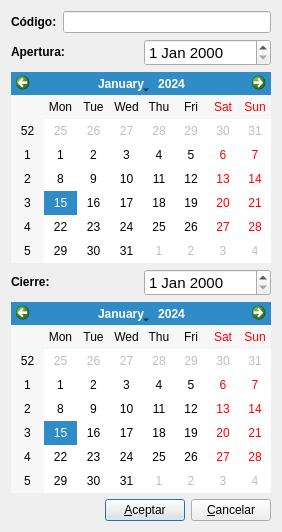
<ui version="4.0" >
 <author>José Manuel Díez Botella</author>
 <class>nuevoejercicio</class>
 <widget class="QDialog" name="nuevoejercicio" >
  <property name="geometry" >
   <rect>
    <x>0</x>
    <y>0</y>
    <width>282</width>
    <height>532</height>
   </rect>
  </property>
  <property name="windowTitle" >
   <string>Nuevo Ejercicio</string>
  </property>
  <layout class="QGridLayout" >
   <item row="0" column="0" >
    <layout class="QHBoxLayout" >
     <property name="spacing" >
      <number>6</number>
     </property>
     <property name="margin" >
      <number>0</number>
     </property>
     <item>
      <widget class="QLabel" name="textLabel1" >
       <property name="text" >
        <string>&lt;b>Código:&lt;/b></string>
       </property>
       <property name="wordWrap" >
        <bool>false</bool>
       </property>
      </widget>
     </item>
     <item>
      <widget class="QLineEdit" name="codigolineEdit" />
     </item>
    </layout>
   </item>
   <item row="1" column="0" >
    <layout class="QVBoxLayout" >
     <item>
      <layout class="QHBoxLayout" >
       <item>
        <widget class="QLabel" name="textLabel2" >
         <property name="text" >
          <string>&lt;b>Apertura:&lt;/b></string>
         </property>
         <property name="wordWrap" >
          <bool>false</bool>
         </property>
        </widget>
       </item>
       <item>
        <widget class="QDateEdit" name="aperturadateEdit" >
         <property name="font" >
          <font>
           <pointsize>11</pointsize>
          </font>
         </property>
        </widget>
       </item>
      </layout>
     </item>
     <item>
      <widget class="QCalendarWidget" name="calendarWidget" >
       <property name="firstDayOfWeek" >
        <enum>Qt::Monday</enum>
       </property>
      </widget>
     </item>
    </layout>
   </item>
   <item row="2" column="0" >
    <layout class="QVBoxLayout" >
     <item>
      <layout class="QHBoxLayout" >
       <item>
        <widget class="QLabel" name="textLabel3" >
         <property name="text" >
          <string>&lt;b>Cierre:&lt;/b></string>
         </property>
         <property name="wordWrap" >
          <bool>false</bool>
         </property>
        </widget>
       </item>
       <item>
        <widget class="QDateEdit" name="cierredateEdit" >
         <property name="font" >
          <font>
           <pointsize>11</pointsize>
          </font>
         </property>
        </widget>
       </item>
      </layout>
     </item>
     <item>
      <widget class="QCalendarWidget" name="calendarWidget_2" >
       <property name="firstDayOfWeek" >
        <enum>Qt::Monday</enum>
       </property>
      </widget>
     </item>
    </layout>
   </item>
   <item row="3" column="0" >
    <layout class="QHBoxLayout" >
     <property name="spacing" >
      <number>6</number>
     </property>
     <property name="margin" >
      <number>0</number>
     </property>
     <item>
      <spacer>
       <property name="orientation" >
        <enum>Qt::Horizontal</enum>
       </property>
       <property name="sizeHint" stdset="0" >
        <size>
         <width>40</width>
         <height>20</height>
        </size>
       </property>
      </spacer>
     </item>
     <item>
      <widget class="QPushButton" name="aceptarpushButton" >
       <property name="text" >
        <string>&amp;Aceptar</string>
       </property>
       <property name="icon" >
        <iconset resource="libroK.qrc" >
         <normaloff>:/images/librok-42.png</normaloff>:/images/librok-42.png</iconset>
       </property>
       <property name="shortcut" >
        <string>Alt+A</string>
       </property>
      </widget>
     </item>
     <item>
      <widget class="QPushButton" name="cancelarpushButton" >
       <property name="text" >
        <string>&amp;Cancelar</string>
       </property>
       <property name="icon" >
        <iconset resource="libroK.qrc" >
         <normaloff>:/images/librok-7.png</normaloff>:/images/librok-7.png</iconset>
       </property>
       <property name="shortcut" >
        <string>Alt+C</string>
       </property>
      </widget>
     </item>
    </layout>
   </item>
  </layout>
 </widget>
 <layoutdefault spacing="6" margin="11" />
 <tabstops>
  <tabstop>codigolineEdit</tabstop>
  <tabstop>aperturadateEdit</tabstop>
  <tabstop>cierredateEdit</tabstop>
  <tabstop>aceptarpushButton</tabstop>
  <tabstop>cancelarpushButton</tabstop>
 </tabstops>
 <resources>
  <include location="libroK.qrc" />
 </resources>
 <connections>
  <connection>
   <sender>cancelarpushButton</sender>
   <signal>clicked()</signal>
   <receiver>nuevoejercicio</receiver>
   <slot>reject()</slot>
   <hints>
    <hint type="sourcelabel" >
     <x>265</x>
     <y>521</y>
    </hint>
    <hint type="destinationlabel" >
     <x>20</x>
     <y>20</y>
    </hint>
   </hints>
  </connection>
  <connection>
   <sender>calendarWidget</sender>
   <signal>clicked(QDate)</signal>
   <receiver>aperturadateEdit</receiver>
   <slot>setDate(QDate)</slot>
   <hints>
    <hint type="sourcelabel" >
     <x>255</x>
     <y>259</y>
    </hint>
    <hint type="destinationlabel" >
     <x>264</x>
     <y>70</y>
    </hint>
   </hints>
  </connection>
  <connection>
   <sender>calendarWidget_2</sender>
   <signal>clicked(QDate)</signal>
   <receiver>cierredateEdit</receiver>
   <slot>setDate(QDate)</slot>
   <hints>
    <hint type="sourcelabel" >
     <x>265</x>
     <y>484</y>
    </hint>
    <hint type="destinationlabel" >
     <x>264</x>
     <y>295</y>
    </hint>
   </hints>
  </connection>
  <connection>
   <sender>aperturadateEdit</sender>
   <signal>dateChanged(QDate)</signal>
   <receiver>calendarWidget</receiver>
   <slot>setSelectedDate(QDate)</slot>
   <hints>
    <hint type="sourcelabel" >
     <x>147</x>
     <y>58</y>
    </hint>
    <hint type="destinationlabel" >
     <x>97</x>
     <y>115</y>
    </hint>
   </hints>
  </connection>
  <connection>
   <sender>cierredateEdit</sender>
   <signal>dateChanged(QDate)</signal>
   <receiver>calendarWidget_2</receiver>
   <slot>setSelectedDate(QDate)</slot>
   <hints>
    <hint type="sourcelabel" >
     <x>152</x>
     <y>280</y>
    </hint>
    <hint type="destinationlabel" >
     <x>78</x>
     <y>349</y>
    </hint>
   </hints>
  </connection>
 </connections>
</ui>
